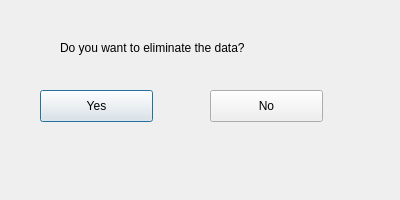
<?xml version="1.0" encoding="UTF-8"?>
<ui version="4.0">
 <class>Dialog</class>
 <widget class="QDialog" name="Dialog">
  <property name="geometry">
   <rect>
    <x>0</x>
    <y>0</y>
    <width>400</width>
    <height>200</height>
   </rect>
  </property>
  <property name="minimumSize">
   <size>
    <width>400</width>
    <height>200</height>
   </size>
  </property>
  <property name="maximumSize">
   <size>
    <width>400</width>
    <height>200</height>
   </size>
  </property>
  <property name="windowTitle">
   <string>Dialog</string>
  </property>
  <widget class="QLabel" name="label">
   <property name="geometry">
    <rect>
     <x>60</x>
     <y>40</y>
     <width>291</width>
     <height>16</height>
    </rect>
   </property>
   <property name="text">
    <string>Do you want to eliminate the data?</string>
   </property>
  </widget>
  <widget class="QPushButton" name="pushButton">
   <property name="geometry">
    <rect>
     <x>40</x>
     <y>90</y>
     <width>113</width>
     <height>32</height>
    </rect>
   </property>
   <property name="text">
    <string>Yes</string>
   </property>
  </widget>
  <widget class="QPushButton" name="pushButton_2">
   <property name="geometry">
    <rect>
     <x>210</x>
     <y>90</y>
     <width>113</width>
     <height>32</height>
    </rect>
   </property>
   <property name="text">
    <string>No</string>
   </property>
  </widget>
 </widget>
 <resources/>
 <connections/>
</ui>
